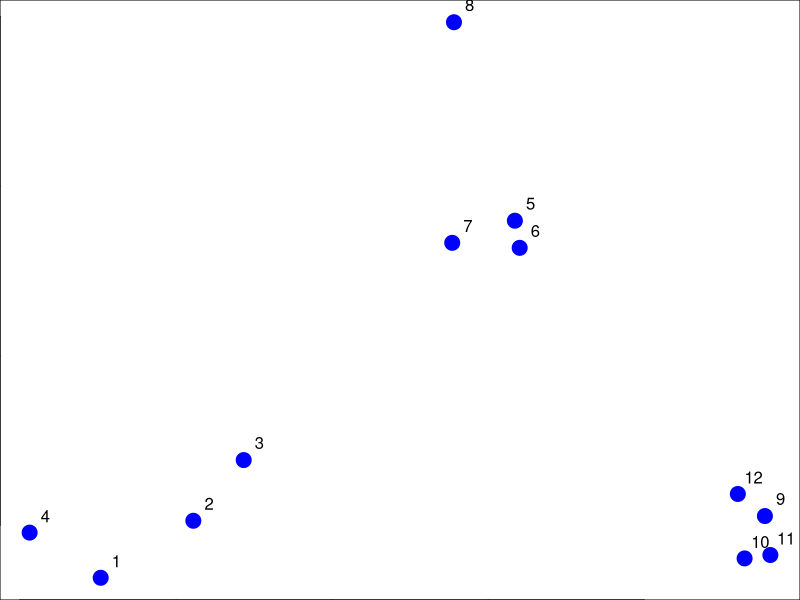
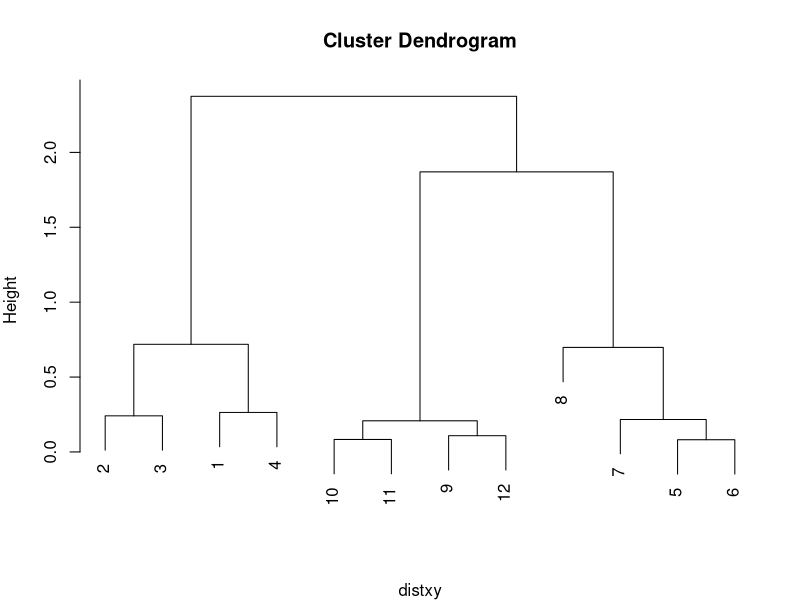

The R source for these figures, in order:
set.seed(1234)

x<-rnorm(12,rep(1:3,each=4),sd=0.2)
y<-rnorm(12,rep(c(1,2,1),each=4),sd=0.2)

par(mar=c(0,0,0,0))
plot(x,y,pch=19,col="blue",cex=2)
text(x+0.05,y+0.05,labels=1:12)

data<-data.frame(x=x,y=y)
distxy<-dist(data)
print(distxy)
hclustering<-hclust(distxy)
par(mar=c(4,4,4,2))
plot(hclustering)